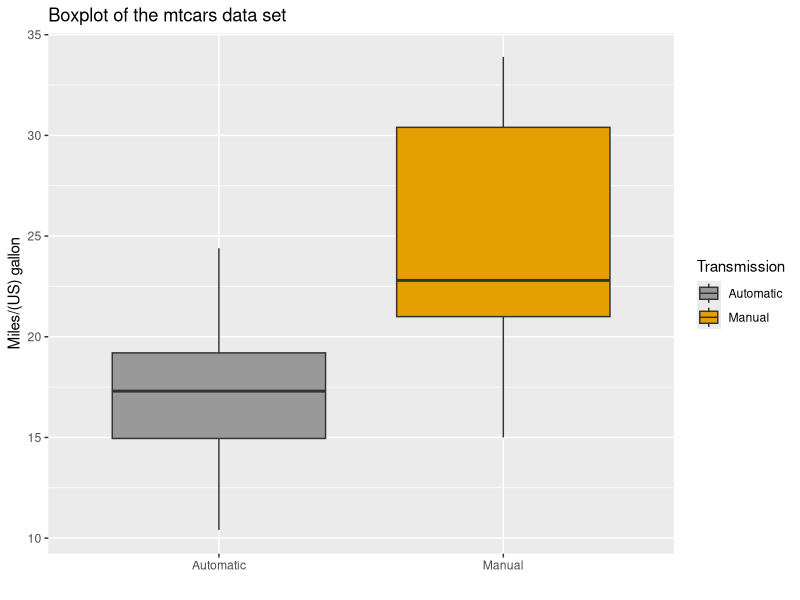
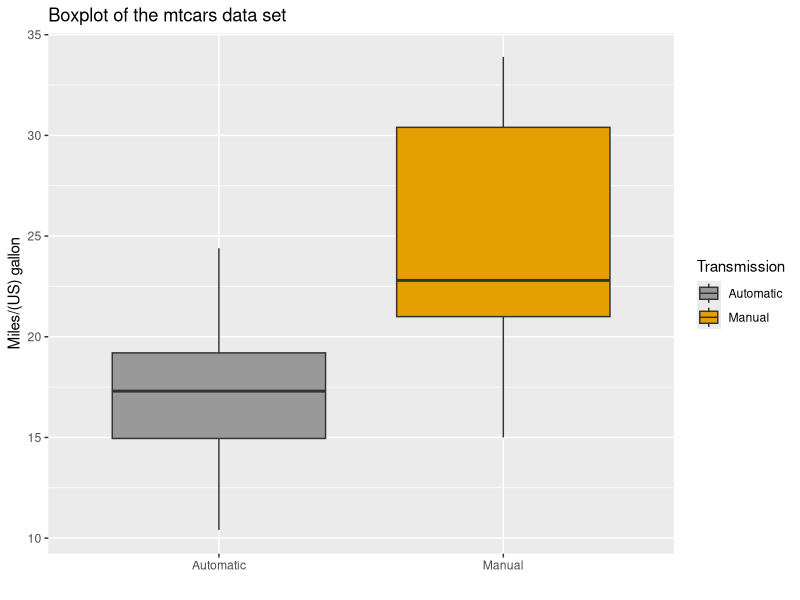
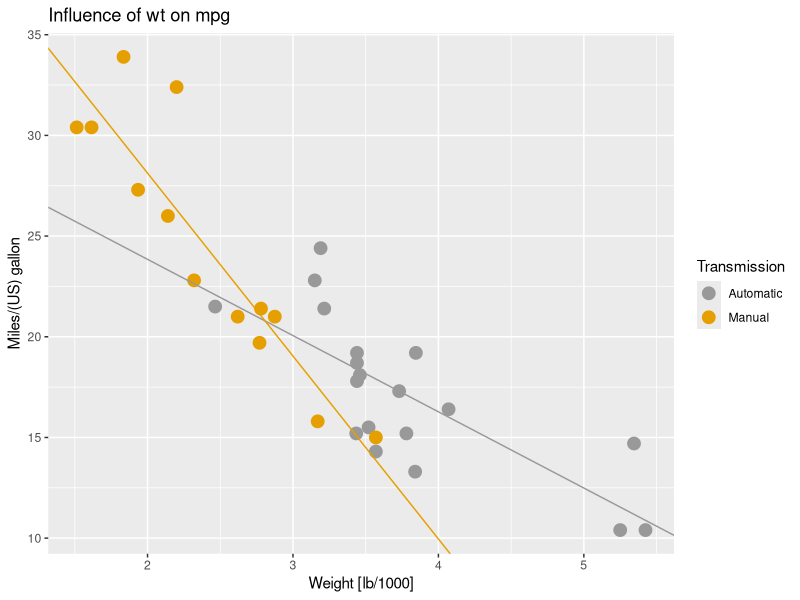
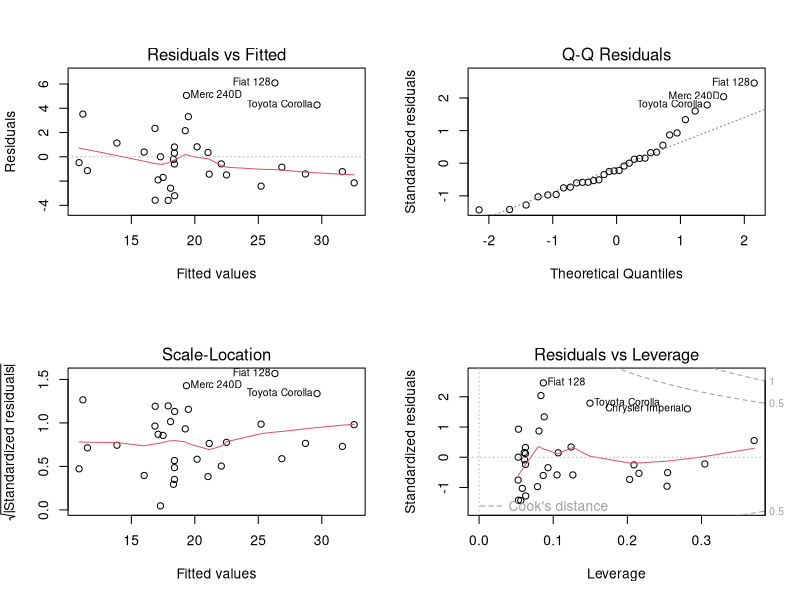

Generate these figures, in order, with R:
## ---- chunk 1
data(mtcars);
dim(mtcars);
names(mtcars);
## ---- chunk 2
library(ggplot2);
mtcars$am <- as.factor(mtcars$am);
levels(mtcars$am) <- c("Automatic", "Manual");
g <- ggplot(data = mtcars, aes(x = am, y = mpg, fill = am)) +
    geom_boxplot() +
    ggtitle("Boxplot of the mtcars data set") +
    ylab("Miles/(US) gallon") +
    xlab("") +
    scale_fill_manual(values = c("#999999", "#E69F00"), name = "Transmission");
print(g);
## ---- chunk 3
fit1 <- lm(mpg ~ ., data = mtcars);
## ---- chunk 4
fit2 <- lm(mpg ~ wt * am, data = mtcars);
## ---- chunk 5
library(ggplot2);
mtcars$am <- as.factor(mtcars$am);
levels(mtcars$am) <- c("Automatic", "Manual");
g <- ggplot(data = mtcars, aes(x = am, y = mpg, fill = am)) +
    geom_boxplot() +
    ggtitle("Boxplot of the mtcars data set") +
    ylab("Miles/(US) gallon") +
    xlab("") +
    scale_fill_manual(values = c("#999999", "#E69F00"), name = "Transmission");
print(g);
## ---- chunk 6
summary(fit1);
## ---- chunk 7
summary(fit2);
## ---- chunk 8
g <- ggplot(data = mtcars, aes(x = wt, y = mpg, colour = am)) +
    geom_point(size = 4) +
    scale_colour_manual(values = c("#999999", "#E69F00"), name = "Transmission") +
    ggtitle("Influence of wt on mpg") +
    xlab("Weight [lb/1000]") +
    ylab("Miles/(US) gallon") +
    geom_abline(intercept = coef(fit2)[1], slope = coef(fit2)[2], colour = "#999999") +
    geom_abline(intercept = coef(fit2)[1] + coef(fit2)[3], slope = coef(fit2)[2] + coef(fit2)[4], colour = "#E69F00");
print(g);
## ---- chunk 9
par(mfrow = c(2, 2));
plot(fit2);
